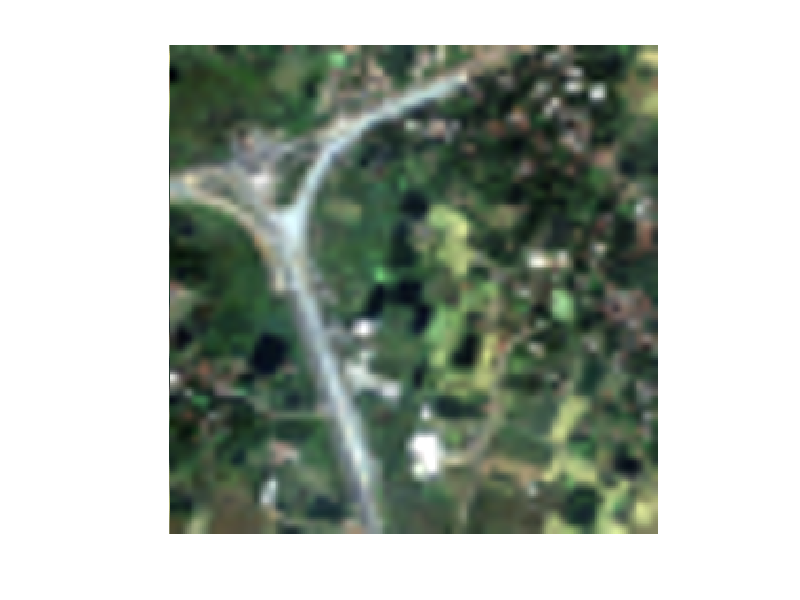
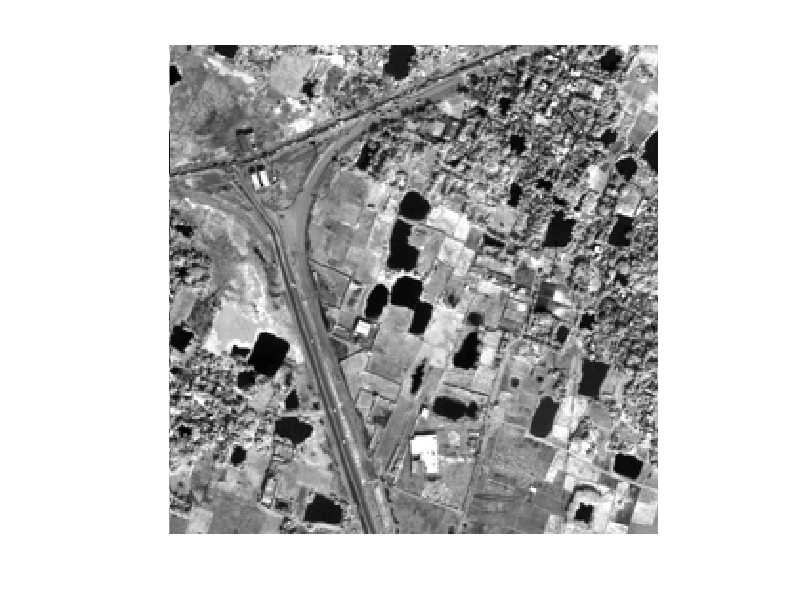

Write MATLAB code to recreate these figures, in order. (Note: this script raises an error after producing the figures.)
clc
clear
close all
%%%%%%%%%%%%%%%%%%%%%%%%%%%%%%%%%%%%%%%%%%%%%%%%%%%%%%%%%%%%%%%%%%%%%%%%%%%
%%  Description 
%   This code is the MATLAB code for applying the fractional-order
%   differentatioan in multispectral image fusion. (FDIF)
%%  Reference
%   [1] S. Rahmani, M. Strait, D. Merkurjev, M. Moeller, and T. Wittman,
%       "An adaptive IHS Pan-sharpening method," IEEE Geosci. Remote Sens.
%       Lett., vol. 7, no. 4, pp. 746-750, Oct. 2010.
%   [2] A. Azarang and H. Ghassemian, "Application of fractional-order differentiation
%       in multispectral image fusion," Remote Sens. Lett., vol. 9, no. 1,
%       pp. 91-100, Jan. 2018.
%%%%%%%%%%%%%%%%%%%%%%%%%%%%%%%%%%%%%%%%%%%%%%%%%%%%%%%%%%%%%%%%%%%%%%%%%%%
%% Loading the dataset

addpath QuickBird_Data   %% Dataset path
load  PAN;               %% loading the MS image
load   MS;                %% Loading the PAN image

%% Make the PAN and MS data ready for the processing

MSWV_db  = double(MS);
PANWV_db = double(PAN);
MS_ORG   = double(MS);

%% Resizing, Upsampling the MS data to the size of PAN

MSWV_US  = imresize(MSWV_db,  1/4, 'bicubic');
MSWV_US  = imresize(MSWV_US,  4,   'bicubic');
MSWV_DG  = MSWV_US;
PANWV_DS = imresize(PANWV_db, 1/4, 'bicubic');
PANWV_US = imresize(PANWV_DS, 4,   'bicubic');

figure, imshow(uint8(MSWV_DG(:,:,1:3)),'Border','tight')
figure, imshow(uint8(PANWV_DS),'Border','tight')

%% Data Normialization

for i=1:size(MSWV_US,3)
    bandCoeffs(i)      = max(max(MSWV_US(:,:,i)));
    MSWV_US(:,:,i)     = MSWV_US(:,:,i)/bandCoeffs(i);
end

P = PANWV_DS;
panCoeff = max(max(P));
P = P/panCoeff;
%% Primitive detail map

W  =  impGradDes(MSWV_US, P);
I  =  W(1).*MSWV_US(:,:,1)+W(2).*MSWV_US(:,:,2)+W(3).*MSWV_US(:,:,3)+W(4).*MSWV_US(:,:,4);  %% Optimal weights using AIHS
P  =  (P - mean(P(:)))*std(I(:))/std(P(:)) + mean(I(:));                                    %% Histogram matching

MS_U_1 = MSWV_US(:,:,1);
MS_U_2 = MSWV_US(:,:,2);
MS_U_3 = MSWV_US(:,:,3);
MS_U_4 = MSWV_US(:,:,4);
%% Injection gains for each spectral band
Cov_1 = cov(MS_U_1(:),I(:))/var(I(:));
Cov_2 = cov(MS_U_2(:),I(:))/var(I(:));
Cov_3 = cov(MS_U_3(:),I(:))/var(I(:));
Cov_4 = cov(MS_U_4(:),I(:))/var(I(:));

gk_1 = Cov_1(1,2);
gk_2 = Cov_2(1,2);
gk_3 = Cov_3(1,2);
gk_4 = Cov_4(1,2);
%% Proposed framework

refined_map = FractionalDiff(P-I);

Fused_FDIF(:,:,1) = MSWV_US(:,:,1) + gk_1*(refined_map);
Fused_FDIF(:,:,2) = MSWV_US(:,:,2) + gk_2*(refined_map);
Fused_FDIF(:,:,3) = MSWV_US(:,:,3) + gk_3*(refined_map);
Fused_FDIF(:,:,4) = MSWV_US(:,:,4) + gk_4*(refined_map);
%% Denormalization

for i=1:size(Fused_FDIF, 3)
    Fused_FDIF(:,:,i)  = Fused_FDIF(:,:,i)*bandCoeffs(i);
end
%% Showing the fusion result

figure, imshow(uint8(Fused_FDIF(:,:,1:3)),'Border','tight')

%% Objective assessment of FDIF
addpath Objective_Evaluation
Methods = {'FDIF'};
ERGAS = ERGAS(MS_ORG,Fused_FDIF, 4);
SAM   = SAM(MS_ORG,Fused_FDIF);
RASE  = RASE(MS_ORG,Fused_FDIF);
RMSE  = RMSE(MS_ORG,Fused_FDIF);
UIQI  = uqi(MS_ORG,Fused_FDIF);
CC    = CC(MS_ORG,Fused_FDIF);
T = table(ERGAS, SAM, RASE, RMSE, UIQI, CC, 'RowNames', Methods)

% End of Code
%%%%%%%%%%%%%%%%%%%%%%%%%%%%%%%%%%%%%%%%%%%%%%%%%%%%%%%%%%%%%%%%%%%%%%%%%%%
